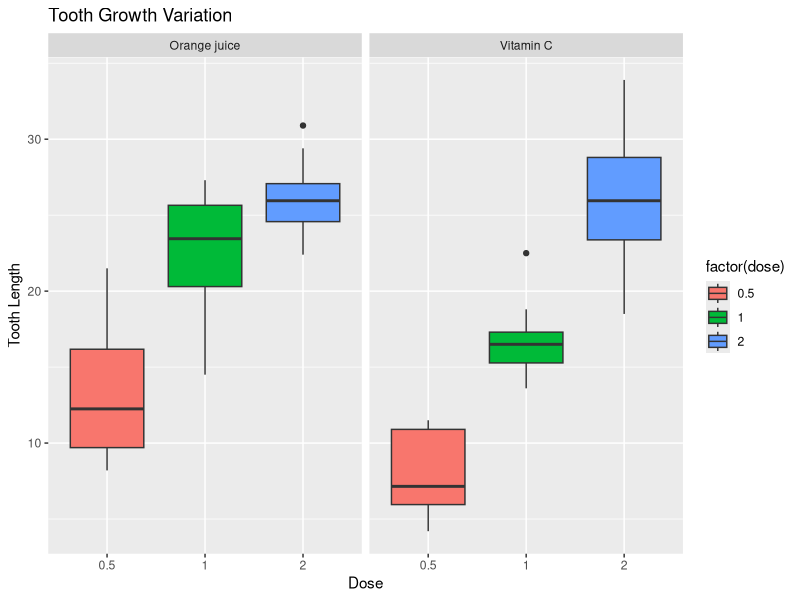

Reproduce this figure in R.
## ---- chunk 1
library(datasets)
data("ToothGrowth")

## ---- chunk 2

str(ToothGrowth)
summary(ToothGrowth)
levels(ToothGrowth$supp)<-c("Orange juice","Vitamin C")

library(ggplot2)

ggplot(data = ToothGrowth,aes(x=factor(dose),len,fill=factor(dose)))+geom_boxplot()+facet_grid(facets = .~supp)+labs(title="Tooth Growth Variation",x="Dose",y="Tooth Length")
## ---- chunk 3
hypo1<-t.test(len~supp,ToothGrowth)
hypo1$conf.int
hypo1$p.value

## ---- chunk 4
hypo2<-t.test(len~supp,ToothGrowth,dose==0.5)
hypo2$conf.int
hypo2$p.value
## ---- chunk 5
hypo3<-t.test(len~supp,ToothGrowth,dose==1.0)
hypo3$conf.int
hypo3$p.value
## ---- chunk 6
hypo4<-t.test(len~supp,ToothGrowth,dose==2.0)
hypo4$conf.int
hypo4$p.value
